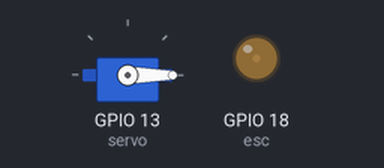
A program run on a simulated Raspberry Pi (BCM pin numbers). On the bench: servo, output pins drawn as LEDs (lit = HIGH). Servo angles are drawn from the pulse width (0.5 ms = 0°, 2.5 ms = 180°); what the program prints to the terminal is not drawn. At 7.0 s the program stops and its outputs stay as they are.

Above: at 0.1 s.
At 7.1 s:
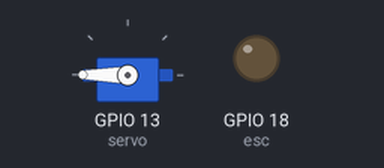
Timing chart, 0 to 8.5 s (numbered marks = the images above):
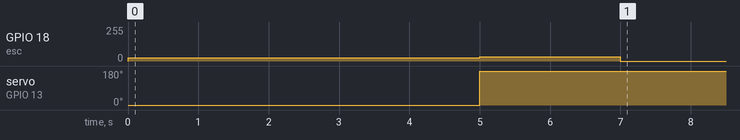

Measured:
- by itself, GPIO 18 (esc): 0/255 → 23/255 at 0.00 s, → 31/255 5.0 s later, → 0/255 2.0 s later
- by itself, servo on GPIO 13 (servo): 0° → 180° at 5.0 s

The program:

control.py
```python
#!/usr/bin/env python

from RPi import GPIO as io
from time import sleep


def freqtimeduty(ms_time, freq_hz=50):
    return float(ms_time)/(1000.0/freq_hz)*100.0


io.setmode(io.BCM)
# Set up servo
io.setup(13, io.OUT)
io.setup(18, io.OUT)

servo = io.PWM(13, 50)
esc = io.PWM(18, 100)

# Initialize
#servo.start(2.5)
servo.start(freqtimeduty(0.5, 50))
esc.start(freqtimeduty(0.9, 100))
print("Sleeping for 5")
sleep(5)

## SERVO
# Control lives in 2.5% to 12.5%
# 0.5ms to 2.5ms (50hz -> 20ms periods)
# .025 to .125 * 20 -> 0.5ms to 2.5ms
# Servo rate .15 sec/60deg

## ESC
# 1.2ms and .9 ms For base to arm
# x * 20 = .9
# 4.5% duty cycle @ 50hz
#
# 1.156ms movement begins
# 1.142ms buzzing


esc.ChangeDutyCycle(freqtimeduty(1.2, 100))
servo.ChangeDutyCycle(freqtimeduty(2.5, 50))

sleep(2)

#for i in range(25,126):
#    f = i/10.0
#    print(f)
#    servo.ChangeDutyCycle(f)
#    sleep(0.03)

#for i in range(1140, 1500):
#    ms = i/1000.0
#    f = freqtimeduty(ms, hertz)
#    print(ms)
#    esc.ChangeDutyCycle(f)
#    sleep(0.5)

servo.stop()
esc.stop()
io.cleanup()
```
